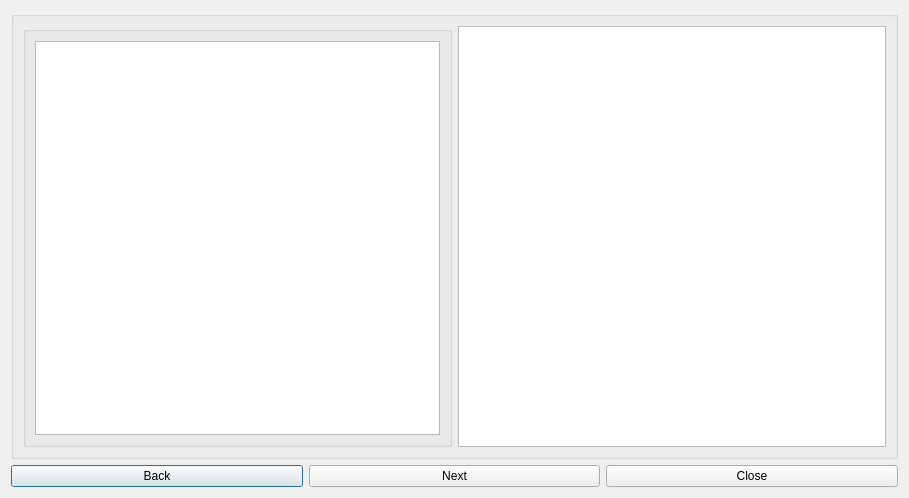
<?xml version="1.0" encoding="UTF-8"?>
<ui version="4.0">
 <class>HistoryDialog</class>
 <widget class="QDialog" name="HistoryDialog">
  <property name="geometry">
   <rect>
    <x>0</x>
    <y>0</y>
    <width>909</width>
    <height>498</height>
   </rect>
  </property>
  <property name="windowTitle">
   <string>Feicim File History dialog window</string>
  </property>
  <layout class="QGridLayout" name="gridLayout">
   <item row="1" column="0">
    <widget class="QPushButton" name="backButton">
     <property name="text">
      <string>Back</string>
     </property>
    </widget>
   </item>
   <item row="1" column="1">
    <widget class="QPushButton" name="nextButton">
     <property name="enabled">
      <bool>true</bool>
     </property>
     <property name="text">
      <string>Next</string>
     </property>
    </widget>
   </item>
   <item row="1" column="2">
    <widget class="QPushButton" name="closeButton">
     <property name="text">
      <string>Close</string>
     </property>
    </widget>
   </item>
   <item row="0" column="0" colspan="3">
    <widget class="QGroupBox" name="groupBox">
     <property name="title">
      <string/>
     </property>
     <layout class="QGridLayout" name="gridLayout_3">
      <item row="1" column="1">
       <widget class="QTableView" name="jobTableView"/>
      </item>
      <item row="1" column="0">
       <widget class="QGroupBox" name="groupBox_2">
        <property name="title">
         <string/>
        </property>
        <layout class="QGridLayout" name="gridLayout_2">
         <item row="0" column="0">
          <widget class="QTableView" name="filesTableView"/>
         </item>
        </layout>
       </widget>
      </item>
     </layout>
    </widget>
   </item>
  </layout>
 </widget>
 <resources/>
 <connections/>
</ui>
